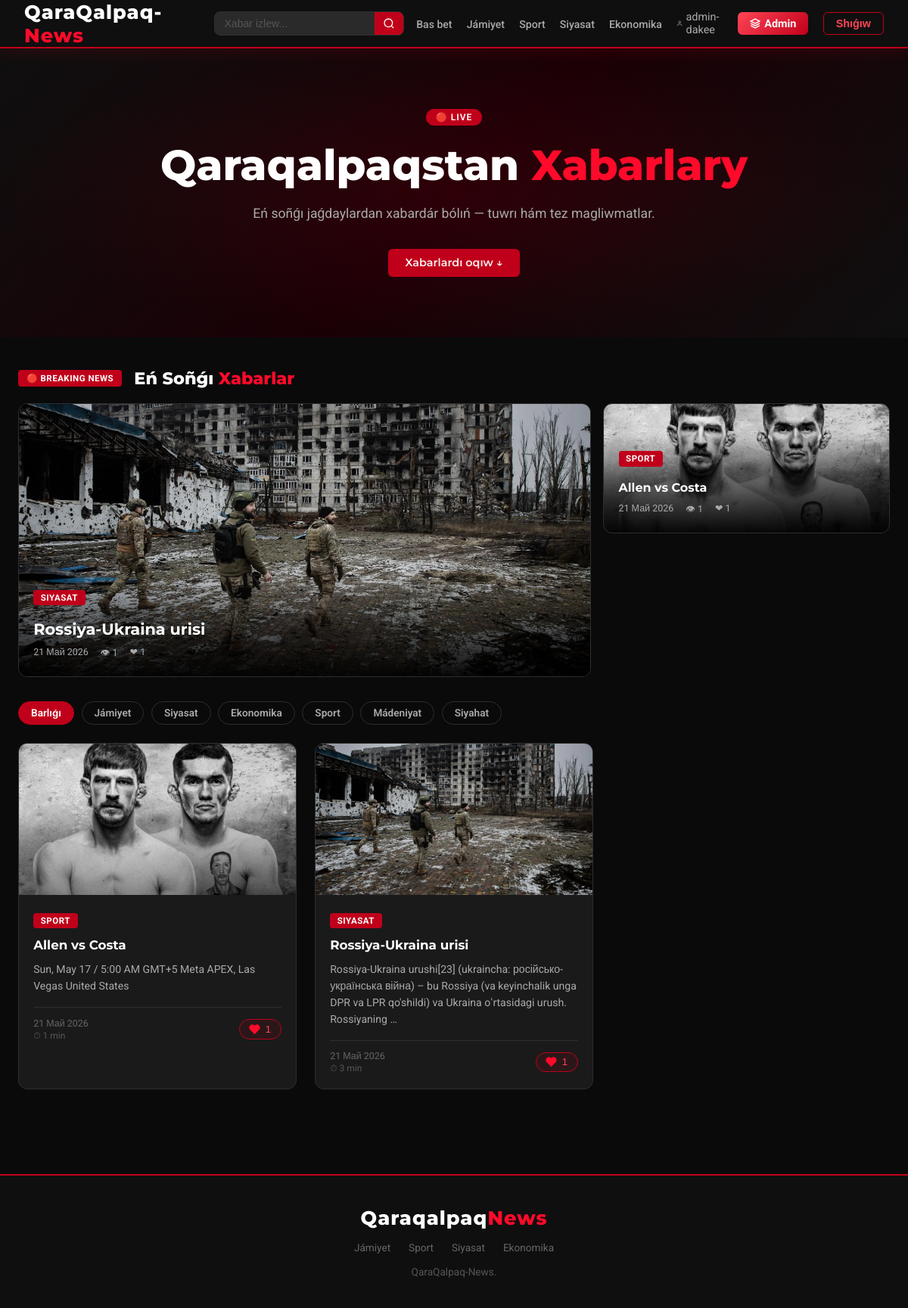
The page / (signed in) on the database its author committed.
### main/models.py (models this page shows, shortened)
class Article(models.Model):
    CATEGORY_CHOICES = [
        ('jamisyet', 'Jámiyet'),
        ('siyasat', 'Siyasat'),
        ('ekonomika', 'Ekonomika'),
        ('sport', 'Sport'),
        ('madeniyat', 'Mádeniyat'),
        ('siyahat', 'Siyahat'),
    ]
    title = models.CharField(max_length=300)
    content = models.TextField()
    image = models.ImageField(upload_to='articles/', blank=True, null=True)
    category = models.CharField(max_length=50, choices=CATEGORY_CHOICES, default='jamisyet')
    created_at = models.DateTimeField(auto_now_add=True)
    views = models.PositiveIntegerField(default=0)
    likes = models.ManyToManyField(User, related_name='liked_articles', blank=True)
    class Meta:
        ordering = ['-created_at']
    @property
    def like_count(self):
        return self.likes.count()
    @property
    def read_time(self):
        word_count = len(self.content.split())
        minutes = max(1, round(word_count / 200))
        return minutes

### main/views.py (the view)
# urls.py: path('', views.home, name='home'),
def home(request):
    category = request.GET.get('category', '')
    query = request.GET.get('q', '').strip()
    articles = Article.objects.all()
    if category:
        articles = articles.filter(category=category)
    if query:
        articles = articles.filter(title__icontains=query) | articles.filter(content__icontains=query)
    breaking = Article.objects.order_by('-views')[:3]
    paginator = Paginator(articles, 9)
    page_number = request.GET.get('page')
    page_obj = paginator.get_page(page_number)
    categories = Article.CATEGORY_CHOICES
    return render(request, 'main/home.html', {
        'page_obj': page_obj,
        'breaking': breaking,
        'categories': categories,
        'selected_category': category,
        'query': query,
    })

### templates/main/home.html (shortened to what this page needs)
{% extends 'main/base.html' %}
{% load static %}
{% block content %}
{% if not selected_category and not query %}
<section class="hero">
  <div class="container">
    <div class="hero-badge">🔴 LIVE</div>
    <h1>Qaraqalpaqstan <span>Xabarlary</span></h1>
    <p>Eń soñǵı jaǵdaylardan xabardár bólıń — tuwrı hám tez magliwmatlar.</p>
    <a href="#xabarlar" class="btn btn-qizil">Xabarlardı oqıw ↓</a>
  </div>
</section>
{% if breaking %}
<section class="breaking-section">
  <div class="breaking-bash">
    <span class="breaking-chip">🔴 BREAKING NEWS</span>
    <h2>Eń Soñǵı <span>Xabarlar</span></h2>
  </div>
  <div class="breaking-grid">
    {% for art in breaking %}
    <a href="{% url 'article_detail' art.pk %}" class="breaking-karta {% if forloop.first %}breaking-katta{% endif %}">
      {% if art.image %}
        <img src="{{ art.image.url }}" alt="{{ art.title }}">
      {% else %}
        <img src="https://placehold.co/800x450/1a0005/ff4455?text={{ art.category }}" alt="{{ art.title }}">
      {% endif %}
      <div class="breaking-overlay">
        <span class="kategoriya">{{ art.get_category_display }}</span>
        <h3>{{ art.title }}</h3>
        <div class="breaking-meta">
          <span>{{ art.created_at|date:"d M Y" }}</span>
          <span>👁 {{ art.views }}</span>
          <span>❤ {{ art.like_count }}</span>
        </div>
      </div>
    </a>
    {% endfor %}
  </div>
</section>
{% endif %}
{% endif %}
<div class="kategoriya-bar" id="xabarlar">
  <a href="{% url 'home' %}{% if query %}?q={{ query }}{% endif %}" class="kat-chip {% if not selected_category %}aktiv{% endif %}">Barlıǵı</a>
  {% for slug, name in categories %}
  <a href="{% url 'home' %}?category={{ slug }}{% if query %}&q={{ query }}{% endif %}" class="kat-chip {% if selected_category == slug %}aktiv{% endif %}">{{ name }}</a>
  {% endfor %}
</div>
<section>
  <div class="xabarlar-grid">
    {% for article in page_obj %}
    <article class="xabar-karta">
      {% if article.image %}
        <img src="{{ article.image.url }}" alt="{{ article.title }}">
      {% else %}
        <img src="https://placehold.co/400x220/1a0005/ff4455?text={{ article.get_category_display }}" alt="{{ article.title }}">
      {% endif %}
      <div class="karta-mazmun">
        <span class="kategoriya">{{ article.get_category_display }}</span>
        <h2><a href="{% url 'article_detail' article.pk %}">{{ article.title }}</a></h2>
        <p>{{ article.content|truncatewords:20 }}</p>
        <div class="karta-footer">
          <div class="karta-meta">
            <span class="karta-sana">{{ article.created_at|date:"d M Y" }}</span>
            <span class="oqiw-waqti">⏱ {{ article.read_time }} min</span>
          </div>
          <button
            class="like-tugma {% if user in article.likes.all %}liked{% endif %}"
            data-url="{% url 'toggle_like' article.pk %}"
            data-loggedin="{{ user.is_authenticated|yesno:'true,false' }}"
          >
            <svg xmlns="http://www.w3.org/2000/svg" viewBox="0 0 24 24" fill="none" stroke="currentColor" stroke-width="2">
              <path d="M20.84 4.61a5.5 5.5 0 0 0-7.78 0L12 5.67l-1.06-1.06a5.5 5.5 0 0 0-7.78 7.78l1.06 1.06L12 21.23l7.78-7.78 1.06-1.06a5.5 5.5 0 0 0 0-7.78z"/>
            </svg>
            <span class="like-sanoq">{{ article.like_count }}</span>
          </button>
        </div>
      </div>
    </article>
    {% empty %}
    <div class="bosh-holat">
      <p style="font-size:3rem;"></p>
      <p>{% if query %}«{{ query }}» boynsha xabar tabılmadı.{% else %}Házir xabar joq.{% endif %}</p>
      {% if query %}<a href="{% url 'home' %}" class="btn btn-outline" style="margin-top:1rem;">Barı xabarlarga qaytıw</a>{% endif %}
    </div>
    {% endfor %}
  </div>
</section>
{% endblock %}

### templates/main/base.html (shortened to what this page needs)
{% load static %}
<!DOCTYPE html>
<html lang="kaa">
<head>
  <link rel="stylesheet" href="{% static 'css/style.css' %}">
</head>
<body>
<nav>
  <a href="{% url 'home' %}" class="logo">QaraQalpaq-<span>News</span></a>
  <form class="qidiruv-forma" method="get" action="{% url 'home' %}">
    <input type="text" name="q" placeholder="Xabar izlew..." value="{{ request.GET.q|default:'' }}">
    <button type="submit">
      <svg width="16" height="16" viewBox="0 0 24 24" fill="none" stroke="currentColor" stroke-width="2">
        <circle cx="11" cy="11" r="8"/><line x1="21" y1="21" x2="16.65" y2="16.65"/>
      </svg>
    </button>
  </form>
  <ul class="nav-links">
    <li class="nav-gizla"><a href="{% url 'home' %}">Bas bet</a></li>
    <li class="nav-gizla"><a href="{% url 'home' %}?category=jamisyet">Jámiyet</a></li>
    <li class="nav-gizla"><a href="{% url 'home' %}?category=sport">Sport</a></li>
    <li class="nav-gizla"><a href="{% url 'home' %}?category=siyasat">Siyasat</a></li>
    <li class="nav-gizla"><a href="{% url 'home' %}?category=ekonomika">Ekonomika</a></li>
    {% if user.is_authenticated %}
      <li class="nav-gizla" style="color:#aaa;font-size:.9rem;display:flex;align-items:center;">
        <svg width="14" height="14" viewBox="0 0 24 24" fill="none" stroke="currentColor" stroke-width="2" style="margin-right:4px">
          <path d="M20 21v-2a4 4 0 0 0-4-4H8a4 4 0 0 0-4 4v2"/><circle cx="12" cy="7" r="4"/>
        </svg>
        {{ user.username }}
      </li>
      {% if user.is_staff %}
      <li>
        <a href="{% url 'admin_panel' %}" class="btn-admin" style="background:linear-gradient(135deg,#ff4455,#c0001a);color:white;padding:.4rem 1rem;border-radius:6px;font-size:.9rem;font-weight:700;text-decoration:none;display:flex;align-items:center;gap:5px;border:none;">
          <svg width="14" height="14" viewBox="0 0 24 24" fill="none" stroke="currentColor" stroke-width="2.5">
            <path d="M12 2L2 7l10 5 10-5-10-5z"/><path d="M2 17l10 5 10-5"/><path d="M2 12l10 5 10-5"/>
          </svg>
          Admin
        </a>
      </li>
      {% endif %}
      <li>
        <form method="post" action="{% url 'logout' %}" style="margin:0;">
          <button type="submit" class="btn-kirish" style="background:none;border:1px solid #c0001a;color:#ff4455;padding:.4rem 1rem;border-radius:6px;cursor:pointer;font-size:.9rem;">Shıǵıw</button>
        </form>
      </li>
    {% else %}
      <li><a href="{% url 'login' %}" class="btn-kirish">Register</a></li>
    {% endif %}
  </ul>
</nav>
{% block content %}{% endblock %}
<footer>
  <div class="footer-ichki">
    <span class="logo">Qaraqalpaq<span>News</span></span>
    <div class="footer-links">
      <a href="{% url 'home' %}?category=jamisyet">Jámiyet</a>
      <a href="{% url 'home' %}?category=sport">Sport</a>
      <a href="{% url 'home' %}?category=siyasat">Siyasat</a>
      <a href="{% url 'home' %}?category=ekonomika">Ekonomika</a>
    </div>
    <p>QaraQalpaq-News.</p>
  </div>
</footer>
</body>
</html>

### rows shown on the page
Article: image (picture), category "SIYASAT", title "Rossiya-Ukraina urisi", created_at "21 Май 2026", views "1", like_count "1", content "Rossiya-Ukraina urushi[23] (ukraincha: російсько-українська війна) – bu Rossiya (va keyinchalik unga DPR va LPR qo'shildi) va Ukraina oʻrtasidagi urush. Rossiyaning …", read_time "3"
Article: image (picture), category "SPORT", title "Allen vs Costa", created_at "21 Май 2026", views "1", like_count "1", content "Sun, May 17 / 5:00 AM GMT+5 Meta APEX, Las Vegas United States", read_time "1"

### other values the page prints
{{ user.username }} "admin-dakee"
{{ name }} "Jámiyet" "Siyasat" "Ekonomika" "Sport" "Mádeniyat" "Siyahat"
